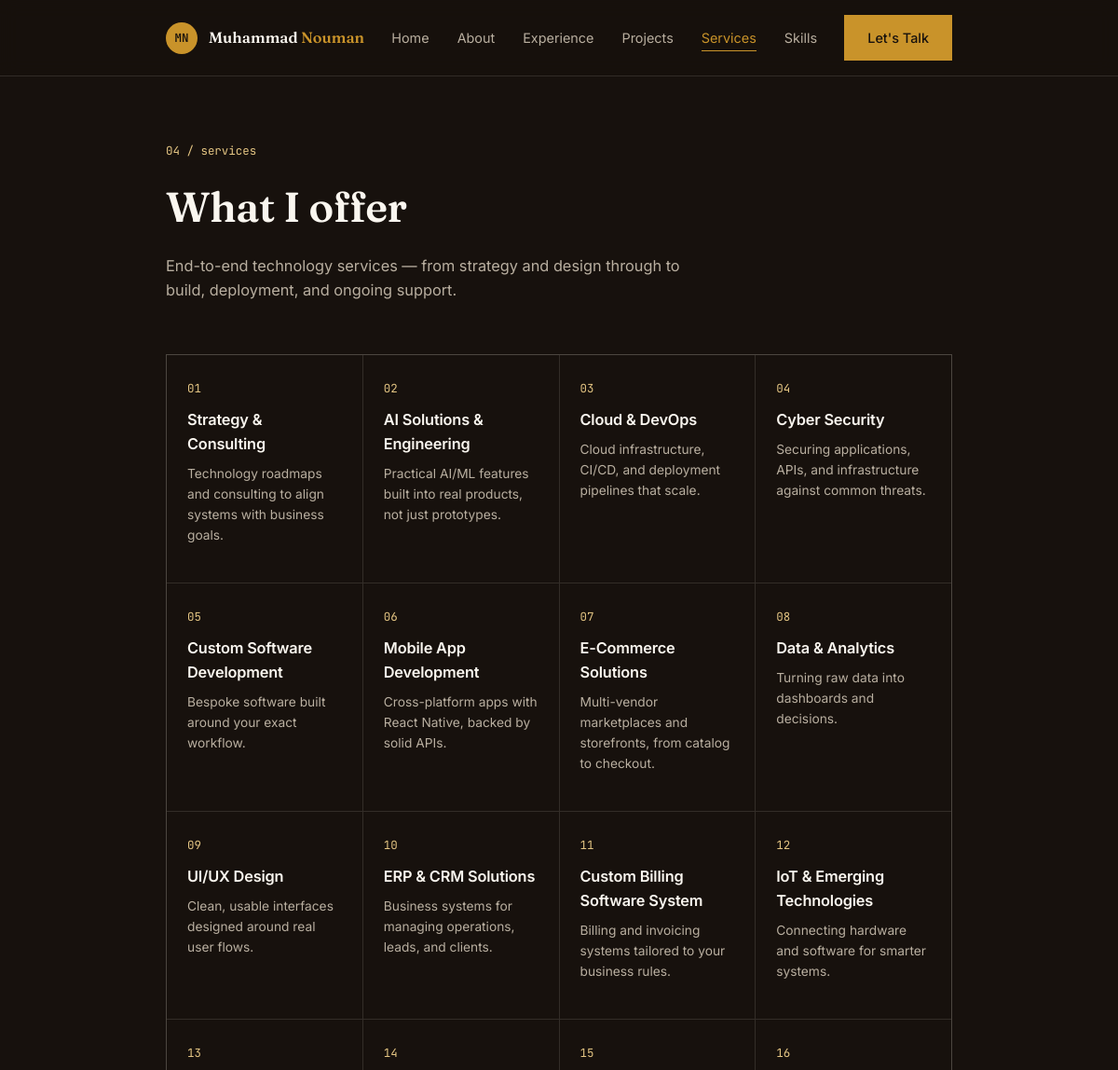
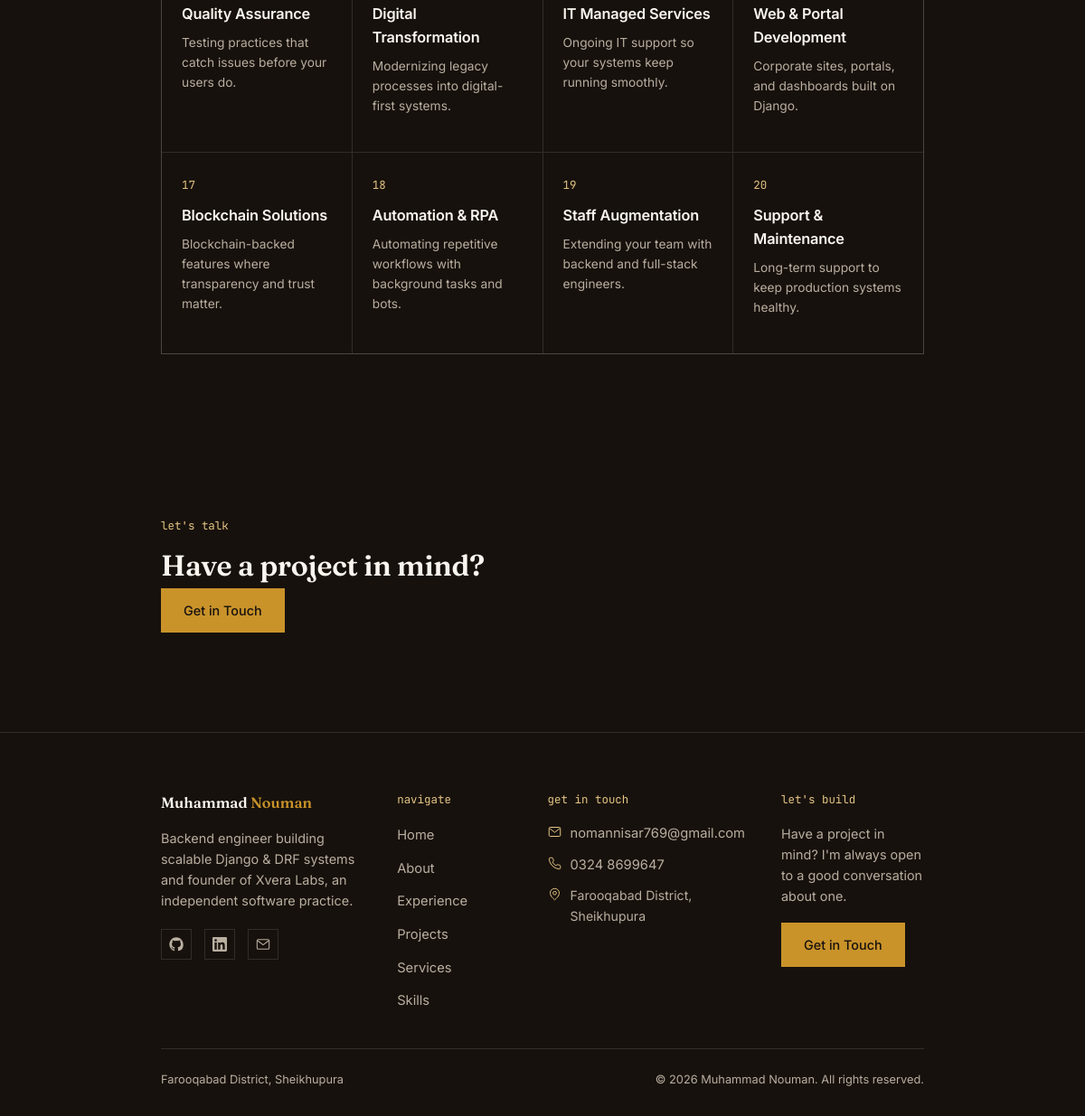
Page /services/ on the committed database (2 pictures, top to bottom).
### apps/services/models.py (models this page shows, shortened)
class Service(models.Model):
    title = models.CharField(max_length=100)
    description = models.CharField(max_length=220, blank=True)
    order = models.PositiveIntegerField(default=0)
    class Meta:
        ordering = ['order']

### apps/services/views.py (the view)
# urls.py: path('', views.services, name='services'),
def services(request):
    context = {
        'services': Service.objects.all(),
    }
    return render(request, 'services/services.html', context)

### core/context_processors.py (called while the page is built)
def site_meta(request):
    return {
        'SITE_NAME': settings.SITE_NAME,
        'OWNER_NAME': settings.OWNER_NAME,
        'OWNER_EMAIL': settings.OWNER_EMAIL,
        'OWNER_PHONE': settings.OWNER_PHONE,
        'OWNER_LOCATION': settings.OWNER_LOCATION,
        'OWNER_GITHUB': settings.OWNER_GITHUB,
        'OWNER_LINKEDIN': settings.OWNER_LINKEDIN,
    }

### templates/services/services.html (shortened to what this page needs)
{% extends 'base.html' %}
{% block content %}
<div class="page-header">
  <div class="wrap">
    <span class="mono">04 / services</span>
    <h1>What I offer</h1>
    <p>End-to-end technology services — from strategy and design through to build, deployment, and ongoing support.</p>
  </div>
</div>
<section style="padding-top:20px;">
  <div class="wrap">
    <div class="service-grid">
      {% for service in services %}
      <div class="service-cell">
        <span class="mono">{{ forloop.counter|stringformat:"02d" }}</span>
        <h3>{{ service.title }}</h3>
        {% if service.description %}<p>{{ service.description }}</p>{% endif %}
      </div>
      {% empty %}
      <p style="color:var(--muted); padding:20px;">Run <code>python manage.py seed_data</code> to load services content.</p>
      {% endfor %}
    </div>
  </div>
</section>
<section>
  <div class="wrap">
    <div class="sec-head">
      <span class="mono">let's talk</span>
      <h2>Have a project in mind?</h2>
    </div>
    <a class="btn btn-primary" href="{% url 'contact:contact' %}">Get in Touch</a>
  </div>
</section>
{% endblock %}

### static/css/style.css (style rules this page uses)
:root { --ink:#17110D; --ink-soft:#221912; --paper:#FAF6EF; --gold:#C9932A; --gold-soft:#E4C583; --teal:#5A8480; --muted:#B9AFA0; --line: rgba(250,246,239,0.12); --max: 900px; }
* { box-sizing:border-box; }
html { scroll-behavior:smooth; }
body { margin:0; background:var(--ink); color:var(--paper); font-family:'Inter', sans-serif; font-size:16px; line-height:1.6; }
h1,h2,h3 { font-family:'Fraunces', serif; font-weight:600; margin:0; letter-spacing:-0.01em; }
.mono { font-family:'JetBrains Mono', monospace; font-size:0.78rem; color:var(--gold-soft); }
a { color:inherit; }
.wrap { max-width:var(--max); margin:0 auto; padding:0 28px; }
section { padding:90px 0; }
.page-header { padding:70px 0 20px; }
.page-header .mono { display:block; margin-bottom:14px; }
.page-header h1 { font-size:clamp(2.1rem, 5vw, 2.8rem); }
.page-header p { color:var(--muted); max-width:60ch; margin-top:14px; }
.btn { display:inline-flex; align-items:center; justify-content:center; padding:12px 24px; font-size:0.9rem; font-weight:500; text-decoration:none; border:1px solid transparent; transition:background .2s ease, color .2s ease, border-color .2s ease; cursor:pointer; font-family:inherit; }
.btn-primary { background:var(--gold); color:var(--ink); border-color:var(--gold); }
.sec-head .mono { display:block; margin-bottom:8px; }
.sec-head h2 { font-size:clamp(1.6rem, 3.5vw, 2rem); }
.page-header p { color: var(--muted); max-width: 58ch; margin-top: 14px; font-size: 1.02rem; }
.service-grid { display:grid; grid-template-columns:repeat(4, 1fr); gap:1px; background:var(--line); border:1px solid var(--line); }
.service-cell { background:var(--ink); padding:26px 22px; }
.service-cell .mono { display:block; margin-bottom:10px; }
.service-cell h3 { font-size:1.02rem; font-family:'Inter',sans-serif; font-weight:600; }
.service-cell p { color:var(--muted); font-size:0.86rem; margin-top:8px; }

### rows in the picture
Service: title "Strategy & Consulting", description "Technology roadmaps and consulting to align systems with business goals."
Service: title "AI Solutions & Engineering", description "Practical AI/ML features built into real products, not just prototypes."
Service: title "Cloud & DevOps", description "Cloud infrastructure, CI/CD, and deployment pipelines that scale."
Service: title "Cyber Security", description "Securing applications, APIs, and infrastructure against common threats."
Service: title "Custom Software Development", description "Bespoke software built around your exact workflow."
Service: title "Mobile App Development", description "Cross-platform apps with React Native, backed by solid APIs."
Service: title "E-Commerce Solutions", description "Multi-vendor marketplaces and storefronts, from catalog to checkout."
Service: title "Data & Analytics", description "Turning raw data into dashboards and decisions."
Service: title "UI/UX Design", description "Clean, usable interfaces designed around real user flows."
Service: title "ERP & CRM Solutions", description "Business systems for managing operations, leads, and clients."
Service: title "Custom Billing Software System", description "Billing and invoicing systems tailored to your business rules."
Service: title "IoT & Emerging Technologies", description "Connecting hardware and software for smarter systems."
Service: title "Quality Assurance", description "Testing practices that catch issues before your users do."
Service: title "Digital Transformation", description "Modernizing legacy processes into digital-first systems."
Service: title "IT Managed Services", description "Ongoing IT support so your systems keep running smoothly."
Service: title "Web & Portal Development", description "Corporate sites, portals, and dashboards built on Django."
Service: title "Blockchain Solutions", description "Blockchain-backed features where transparency and trust matter."
Service: title "Automation & RPA", description "Automating repetitive workflows with background tasks and bots."
Service: title "Staff Augmentation", description "Extending your team with backend and full-stack engineers."
Service: title "Support & Maintenance", description "Long-term support to keep production systems healthy."

### other values in the picture
{{ OWNER_EMAIL }} "nomannisar769@gmail.com"
{{ OWNER_PHONE }} "0324 8699647"
{{ OWNER_LOCATION }} "Farooqabad District, Sheikhupura"
{{ OWNER_NAME }} "Muhammad Nouman"
